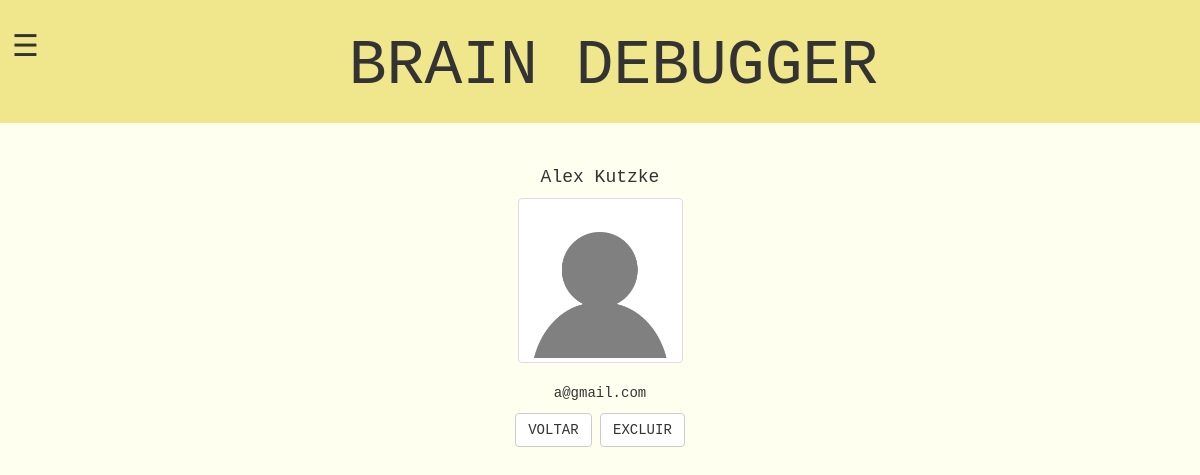
Screenshot of /adm_showprof.php?id=2 (signed in) with the database file from the repository.
### tables this page shows
create table if not exists `usuario` (
	ID_Usuario int primary key NOT NULL AUTO_INCREMENT,
    Nome_Usuario varchar(45),
    Senha varchar(100),
    Email varchar(100) unique,
    Imagem varchar (100) default "img/img_default.png",
	Aluno boolean
);

### selections.php (called while the page is built, shortened)
<?php
function prof($id){
  require 'credentials.php';
  $conn = mysqli_connect($servername, $username, $password, $dbname);
  $sql = "SELECT * FROM usuario WHERE ID_Usuario=$id;";
  $result = mysqli_query($conn,$sql);
  $row = mysqli_fetch_assoc($result);
  return $row;
}
?>

### adm_showprof.php (the view, shortened to what this page needs)
<?php
  require "selections.php";
  require "html_funcs.php";
  $array=array();
  if(isset($_GET['id'])){
    $array=prof($_GET['id']);
  }
?>
<div class='container' id='pageContent'>
<div class='row'>
		<span class='col-sm-3'></span>
		<div class="col-sm-6">
  			<h4 class="center"><?= $array['Nome_Usuario'] ?></h4>
  			 <div class="row">
    			<spam class="col-sm-4"></spam>
    			<div class="col-sm-4"> <img src='<?=$array['Imagem']?>' class="img-thumbnail" alt="Foto de perfil" width="300" height="300"></div>
    		 </div>
    		 <br><p class="center"><?= $array['Email'] ?></p>
			 <div class="row">
    		 	<a href="adm_listap.php"><button class="btn btn-default">VOLTAR</button></a>
    		  <a href="adm_listap.php?act=excluir&id=<?=$array['ID_Usuario']?>">	<button class="btn btn-default">EXCLUIR</button></a>
			 </div>
		</div>
  	</div>
</div>
<?php echo html_closing();?>

### css/style.css (style rules this page uses)
body { font-family: "Courier New", Courier, monospace; background-color: ivory; }
.container { margin-top: 35px; text-align: center; }
.center { text-align: center; }
a:link { text-decoration: none; }

### rows the page displays
usuario: Nome_Usuario "Alex Kutzke", Imagem (placeholder picture), Email "a@gmail.com"
